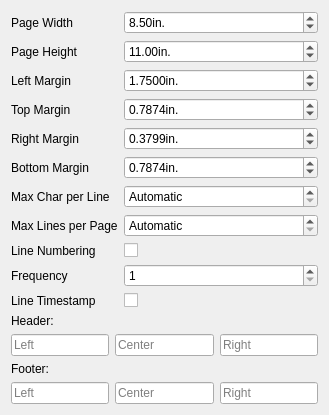
           <widget class="QWidget" name="scrollAreaWidgetContents_2">
            <property name="geometry">
             <rect>
              <x>0</x>
              <y>0</y>
              <width>329</width>
              <height>379</height>
             </rect>
            </property>
            <layout class="QVBoxLayout" name="verticalLayout_28">
             <item>
              <layout class="QFormLayout" name="formLayout_3">
               <item row="0" column="0">
                <widget class="QLabel" name="label_8">
                 <property name="text">
                  <string>Page Width</string>
                 </property>
                </widget>
               </item>
               <item row="0" column="1">
                <widget class="QDoubleSpinBox" name="page_width">
                 <property name="toolTip">
                  <string>Paper width</string>
                 </property>
                 <property name="keyboardTracking">
                  <bool>false</bool>
                 </property>
                 <property name="suffix">
                  <string>in.</string>
                 </property>
                 <property name="value">
                  <double>8.500000000000000</double>
                 </property>
                </widget>
               </item>
               <item row="1" column="0">
                <widget class="QLabel" name="label_9">
                 <property name="text">
                  <string>Page Height</string>
                 </property>
                </widget>
               </item>
               <item row="1" column="1">
                <widget class="QDoubleSpinBox" name="page_height">
                 <property name="toolTip">
                  <string>Page height</string>
                 </property>
                 <property name="keyboardTracking">
                  <bool>false</bool>
                 </property>
                 <property name="suffix">
                  <string>in.</string>
                 </property>
                 <property name="value">
                  <double>11.000000000000000</double>
                 </property>
                </widget>
               </item>
               <item row="2" column="0">
                <widget class="QLabel" name="label_10">
                 <property name="text">
                  <string>Left Margin</string>
                 </property>
                </widget>
               </item>
               <item row="2" column="1">
                <widget class="QDoubleSpinBox" name="page_left_margin">
                 <property name="toolTip">
                  <string>Page left margin</string>
                 </property>
                 <property name="keyboardTracking">
                  <bool>false</bool>
                 </property>
                 <property name="suffix">
                  <string>in.</string>
                 </property>
                 <property name="decimals">
                  <number>4</number>
                 </property>
                 <property name="value">
                  <double>1.750000000000000</double>
                 </property>
                </widget>
               </item>
               <item row="3" column="0">
                <widget class="QLabel" name="label_11">
                 <property name="text">
                  <string>Top Margin</string>
                 </property>
                </widget>
               </item>
               <item row="3" column="1">
                <widget class="QDoubleSpinBox" name="page_top_margin">
                 <property name="toolTip">
                  <string>Page top margin</string>
                 </property>
                 <property name="keyboardTracking">
                  <bool>false</bool>
                 </property>
                 <property name="suffix">
                  <string>in.</string>
                 </property>
                 <property name="decimals">
                  <number>4</number>
                 </property>
                 <property name="value">
                  <double>0.787400000000000</double>
                 </property>
                </widget>
               </item>
               <item row="4" column="0">
                <widget class="QLabel" name="label_12">
                 <property name="text">
                  <string>Right Margin</string>
                 </property>
                </widget>
               </item>
               <item row="4" column="1">
                <widget class="QDoubleSpinBox" name="page_right_margin">
                 <property name="toolTip">
                  <string>Page right margin</string>
                 </property>
                 <property name="keyboardTracking">
                  <bool>false</bool>
                 </property>
                 <property name="suffix">
                  <string>in.</string>
                 </property>
                 <property name="decimals">
                  <number>4</number>
                 </property>
                 <property name="value">
                  <double>0.379900000000000</double>
                 </property>
                </widget>
               </item>
               <item row="5" column="0">
                <widget class="QLabel" name="label_13">
                 <property name="text">
                  <string>Bottom Margin</string>
                 </property>
                </widget>
               </item>
               <item row="5" column="1">
                <widget class="QDoubleSpinBox" name="page_bottom_margin">
                 <property name="toolTip">
                  <string>Page bottom margin</string>
                 </property>
                 <property name="keyboardTracking">
                  <bool>false</bool>
                 </property>
                 <property name="suffix">
                  <string>in.</string>
                 </property>
                 <property name="decimals">
                  <number>4</number>
                 </property>
                 <property name="value">
                  <double>0.787400000000000</double>
                 </property>
                </widget>
               </item>
               <item row="6" column="0">
                <widget class="QLabel" name="label_15">
                 <property name="text">
                  <string>Max Char per Line</string>
                 </property>
                </widget>
               </item>
               <item row="6" column="1">
                <widget class="QSpinBox" name="page_max_char">
                 <property name="toolTip">
                  <string>Each line can contain at most n char, excluding line number and timestamps</string>
                 </property>
                 <property name="specialValueText">
                  <string>Automatic</string>
                 </property>
                 <property name="keyboardTracking">
                  <bool>false</bool>
                 </property>
                </widget>
               </item>
               <item row="7" column="0">
                <widget class="QLabel" name="label_14">
                 <property name="text">
                  <string>Max Lines per Page</string>
                 </property>
                </widget>
               </item>
               <item row="7" column="1">
                <widget class="QSpinBox" name="page_max_lines">
                 <property name="specialValueText">
                  <string>Automatic</string>
                 </property>
                 <property name="keyboardTracking">
                  <bool>false</bool>
                 </property>
                </widget>
               </item>
               <item row="8" column="0">
                <widget class="QLabel" name="label_35">
                 <property name="text">
                  <string>Line Numbering</string>
                 </property>
                </widget>
               </item>
               <item row="8" column="1">
                <widget class="QCheckBox" name="enable_line_num">
                 <property name="toolTip">
                  <string>Enable line number in applicable formats</string>
                 </property>
                 <property name="text">
                  <string/>
                 </property>
                </widget>
               </item>
               <item row="9" column="0">
                <widget class="QLabel" name="label_34">
                 <property name="text">
                  <string>Frequency</string>
                 </property>
                </widget>
               </item>
               <item row="9" column="1">
                <widget class="QSpinBox" name="line_num_freq">
                 <property name="toolTip">
                  <string>Show line number every nth line for ODF</string>
                 </property>
                 <property name="keyboardTracking">
                  <bool>false</bool>
                 </property>
                 <property name="minimum">
                  <number>1</number>
                 </property>
                </widget>
               </item>
               <item row="10" column="0">
                <widget class="QLabel" name="label_36">
                 <property name="text">
                  <string>Line Timestamp</string>
                 </property>
                </widget>
               </item>
               <item row="10" column="1">
                <widget class="QCheckBox" name="enable_timestamp">
                 <property name="text">
                  <string/>
                 </property>
                </widget>
               </item>
              </layout>
             </item>
             <item>
              <widget class="QLabel" name="label_37">
               <property name="text">
                <string>Header:</string>
               </property>
              </widget>
             </item>
             <item>
              <layout class="QHBoxLayout" name="horizontalLayout_5">
               <item>
                <widget class="QLineEdit" name="header_left">
                 <property name="focusPolicy">
                  <enum>Qt::ClickFocus</enum>
                 </property>
                 <property name="toolTip">
                  <string>Header text to be aligned left. Use %p for page number.</string>
                 </property>
                 <property name="placeholderText">
                  <string>Left</string>
                 </property>
                </widget>
               </item>
               <item>
                <widget class="QLineEdit" name="header_center">
                 <property name="focusPolicy">
                  <enum>Qt::ClickFocus</enum>
                 </property>
                 <property name="toolTip">
                  <string>Header text to be centered. Use %p for page number.</string>
                 </property>
                 <property name="placeholderText">
                  <string>Center</string>
                 </property>
                </widget>
               </item>
               <item>
                <widget class="QLineEdit" name="header_right">
                 <property name="focusPolicy">
                  <enum>Qt::ClickFocus</enum>
                 </property>
                 <property name="toolTip">
                  <string>Header text to be aligned right. Use %p for page number.</string>
                 </property>
                 <property name="placeholderText">
                  <string>Right</string>
                 </property>
                </widget>
               </item>
              </layout>
             </item>
             <item>
              <widget class="QLabel" name="label_38">
               <property name="text">
                <string>Footer:</string>
               </property>
              </widget>
             </item>
             <item>
              <layout class="QHBoxLayout" name="horizontalLayout_17">
               <item>
                <widget class="QLineEdit" name="footer_left">
                 <property name="focusPolicy">
                  <enum>Qt::ClickFocus</enum>
                 </property>
                 <property name="toolTip">
                  <string>Footer text to be aligned left. Use %p for page number.</string>
                 </property>
                 <property name="placeholderText">
                  <string>Left</string>
                 </property>
                </widget>
               </item>
               <item>
                <widget class="QLineEdit" name="footer_center">
                 <property name="focusPolicy">
                  <enum>Qt::ClickFocus</enum>
                 </property>
                 <property name="toolTip">
                  <string>Footer text to be aligned center. Use %p for page number.</string>
                 </property>
                 <property name="placeholderText">
                  <string>Center</string>
                 </property>
                </widget>
               </item>
               <item>
                <widget class="QLineEdit" name="footer_right">
                 <property name="focusPolicy">
                  <enum>Qt::ClickFocus</enum>
                 </property>
                 <property name="toolTip">
                  <string>Footer text to be aligned right. Use %p for page number.</string>
                 </property>
                 <property name="placeholderText">
                  <string>Right</string>
                 </property>
                </widget>
               </item>
              </layout>
             </item>
             <item>
              <spacer name="verticalSpacer_2">
               <property name="orientation">
                <enum>Qt::Vertical</enum>
               </property>
               <property name="sizeHint" stdset="0">
                <size>
                 <width>20</width>
                 <height>40</height>
                </size>
               </property>
              </spacer>
             </item>
            </layout>
           </widget>
